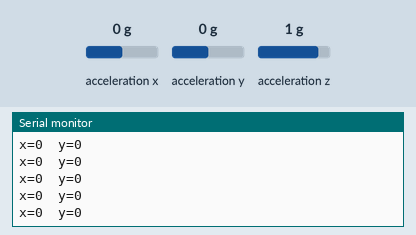
A sketch run on a simulated Arduino Uno, built with avr-gcc and run on an emulated ATmega328P. Parts: the last lines printed to the serial monitor. The inputs (shaded band) are chosen by the test bench; at power-on: acceleration x 0 g, acceleration y 0 g, acceleration z 1 g. No radio packets arrive unless stated.

Above: at 1.2 s.
1.3 s: acceleration x set to 0.8 g
At 2.1 s:
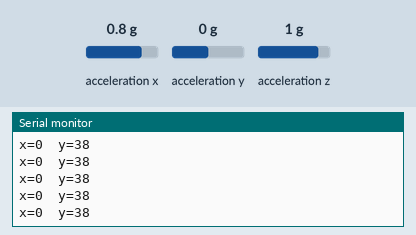
4.3 s: acceleration y set to 0.8 g
At 4.8 s:
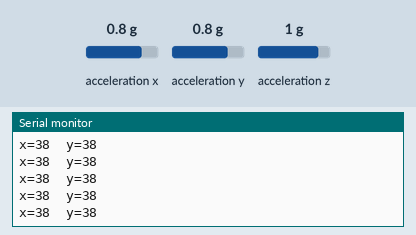
7.3 s: acceleration z set to -1.4 g
At 8.4 s:
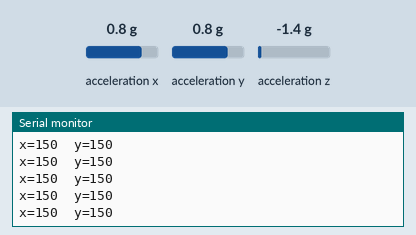
Timing chart, 0 to 10.3 s (numbered marks = the images above; inputs shaded):
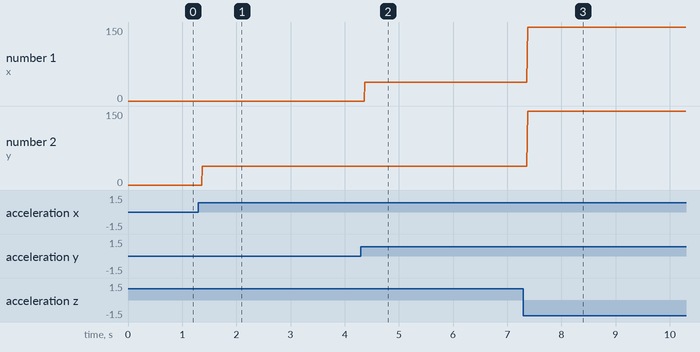

The sketch:

Sender_hand_.ino
```cpp
/*NRF MODULE SINGLE STRUCT CODE
 MAHEDEE,CSE Arduino Wireless Communication
TRANSMITTER SETUP
*/

#include <SPI.h>
#include <nRF24L01.h>
#include <RF24.h>

typedef struct{                         // Struct dfn
  int A;
  int B;  // add multiple variable if needed

}
A_t;

A_t duino1;

RF24 radio(7, 8); // CE, CSN
const byte address[6] = "00001";
/////////////    SENSOR PART ///////////
#include "Wire.h"
#include "I2Cdev.h"
#include "MPU6050.h"
#include "math.h"

MPU6050 mpu;

int16_t accY, accZ,accX;
int accAnglexx  ;
int accAngleyy ;

void setup() {
  Serial.begin(9600);
  radio.begin();
  radio.openWritingPipe(address);
  radio.setPALevel(RF24_PA_MIN);
  radio.stopListening();


  mpu.initialize(); // SENSOR INITIALIZATION
}
void loop() {

///////////// SENSOR READING ///////////////
  accZ = mpu.getAccelerationZ();
  accY = mpu.getAccelerationY();
  accX = mpu.getAccelerationX();


  accAnglexx = atan2(accY, accZ)*RAD_TO_DEG; // X AXIS ER VALUE
  if(isnan(accAnglexx));
  else
  duino1.A =accAnglexx;
  Serial.print("x=");
  Serial.print( accAnglexx);
  Serial.print("\t");


  accAngleyy = atan2(accX, accZ)*RAD_TO_DEG; // Y ER VALUE
  if(isnan(accAngleyy));
  else
  duino1.B=accAngleyy;
  Serial.print("y=");
  Serial.println( accAngleyy);

  radio.write (&duino1,sizeof(duino1));//// SENDING THE VALUE

}
```

Measured:
- after the input at 1.3 s, the serial monitor: prints a new line after 0.07 s (image 1)
- after the input at 4.3 s, the serial monitor: prints a new line after 0.07 s (image 2)
- after the input at 7.3 s, the serial monitor: prints a new line after 0.08 s (image 3)
- plotted number 1: 38 → 150 after the input at 7.3 s
- plotted number 2: 0 → 38 after the input at 1.3 s, 38 → 150 after the input at 7.3 s
